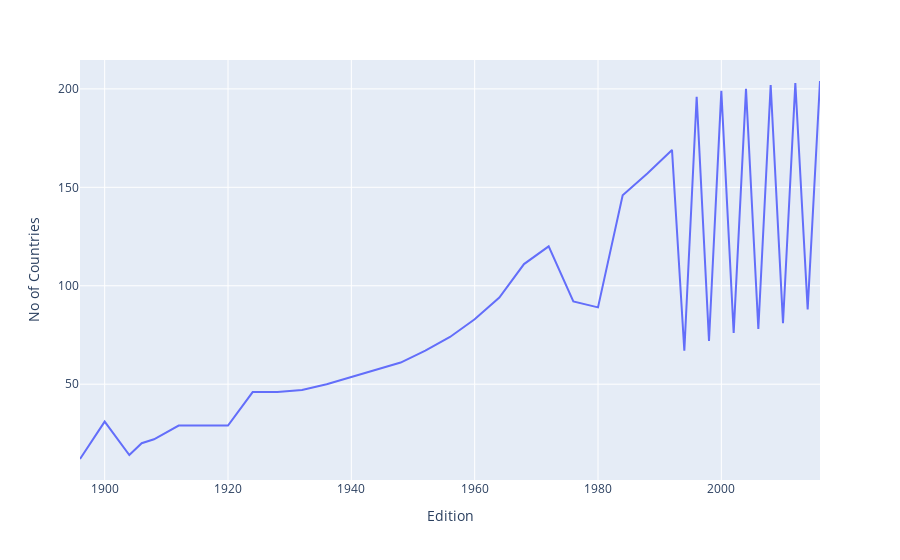

Notebook source saved alongside this figure:
### Code cell
fig = px.line(nations_over_time , x='Edition',y='No of Countries')
fig.show()

### Figure 1 — Plotly figure (JSON) as saved in the notebook; plotly's stock layout.template omitted (floating-point values rounded to 4 significant figures)
{"data": [{"hovertemplate": "Edition=%{x}<br>No of Countries=%{y}<extra></extra>", "legendgroup": "", "line": {"color": "#636efa", "dash": "solid"}, "marker": {"symbol": "circle"}, "mode": "lines", "name": "", "orientation": "v", "showlegend": false, "type": "scatter", "x": [1896, 1900, 1904, 1906, 1908, 1912, 1920, 1924, 1928, 1932, 1936, 1948, 1952, 1956, 1960, 1964, 1968, 1972, 1976, 1980, 1984, 1988, 1992, 1994, 1996, 1998, 2000, 2002, 2004, 2006, 2008, 2010, 2012, 2014, 2016], "xaxis": "x", "y": [12, 31, 14, 20, 22, 29, 29, 46, 46, 47, 50, 61, 67, 74, 83, 94, 111, 120, 92, 89, 146, 157, 169, 67, 196, 72, 199, 76, 200, 78, 202, 81, 203, 88, 204], "yaxis": "y"}], "layout": {"legend": {"tracegroupgap": 0}, "margin": {"t": 60}, "xaxis": {"anchor": "y", "domain": [0, 1], "title": {"text": "Edition"}}, "yaxis": {"anchor": "x", "domain": [0, 1], "title": {"text": "No of Countries"}}}}
